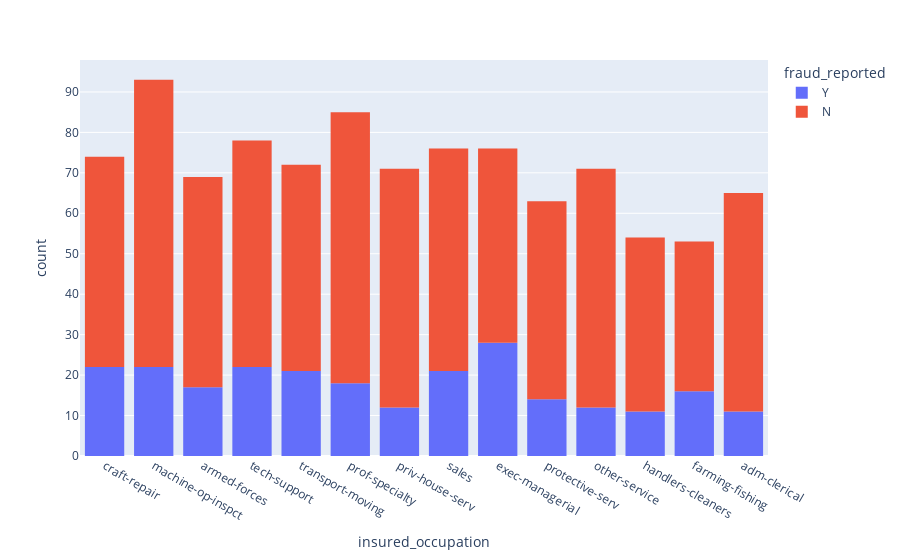

The notebook cell saved with this chart:
### Code cell
fig = px.histogram(df,x="insured_occupation",color='fraud_reported')
fig.show()

### Figure 1 — Plotly figure (JSON) as saved in the notebook; plotly's stock layout.template omitted (floating-point values rounded to 4 significant figures; data arrays with more than 128 entries replaced by an {"elided": "..."} marker saying what was removed)
{"data": [{"alignmentgroup": "True", "bingroup": "x", "hovertemplate": "fraud_reported=Y<br>insured_occupation=%{x}<br>count=%{y}<extra></extra>", "legendgroup": "Y", "marker": {"color": "#636efa", "pattern": {"shape": ""}}, "name": "Y", "offsetgroup": "Y", "orientation": "v", "showlegend": true, "type": "histogram", "x": {"elided": "247 str values"}, "xaxis": "x", "yaxis": "y"}, {"alignmentgroup": "True", "bingroup": "x", "hovertemplate": "fraud_reported=N<br>insured_occupation=%{x}<br>count=%{y}<extra></extra>", "legendgroup": "N", "marker": {"color": "#EF553B", "pattern": {"shape": ""}}, "name": "N", "offsetgroup": "N", "orientation": "v", "showlegend": true, "type": "histogram", "x": {"elided": "753 str values"}, "xaxis": "x", "yaxis": "y"}], "layout": {"barmode": "relative", "legend": {"title": {"text": "fraud_reported"}, "tracegroupgap": 0}, "margin": {"t": 60}, "xaxis": {"anchor": "y", "domain": [0, 1], "title": {"text": "insured_occupation"}}, "yaxis": {"anchor": "x", "domain": [0, 1], "title": {"text": "count"}}}}
